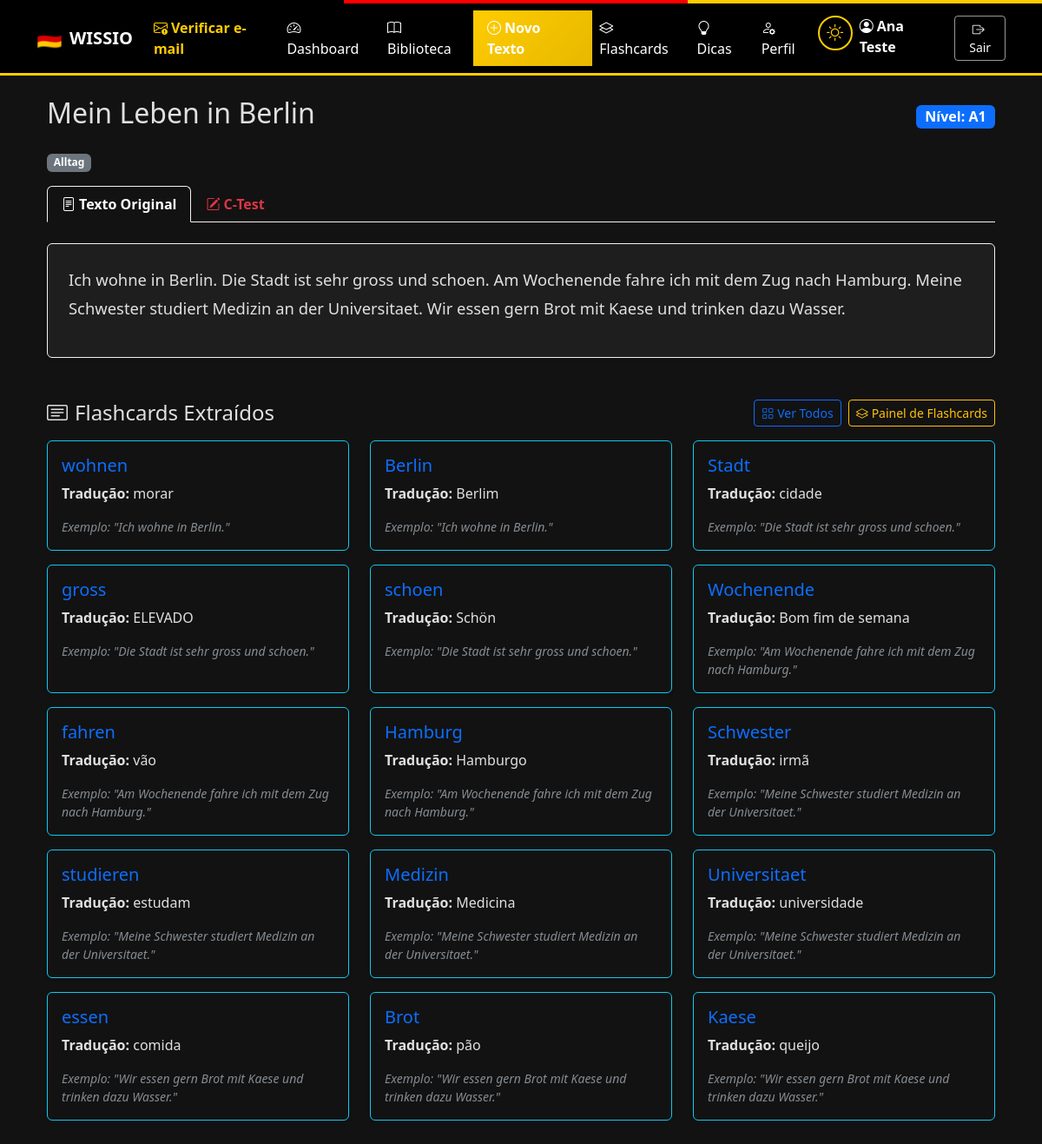
The app's page /texto/1 (signed in) with its own data.
### models.py (models this page shows, shortened)
class Usuario(db.Model):
    __tablename__ = 'usuarios'
    id = db.Column(db.Integer, primary_key=True)
    nome = db.Column(db.String(100), nullable=False)
    email = db.Column(db.String(120), unique=True, nullable=False)
    senha_hash = db.Column(db.String(255), nullable=False)
    objetivo = db.Column(db.Enum(ObjetivoAprendizagem), nullable=True, values_callable=_valores_enum)
    nivel_atual = db.Column(db.Enum(NivelCEFR), default=NivelCEFR.A1, values_callable=_valores_enum)
    meta_diaria_minutos = db.Column(db.Integer, default=5)
    meta_semanal_textos = db.Column(db.Integer, default=3)
    meta_flashcards_iniciais = db.Column(db.Integer, default=20)
    onboarding_concluido = db.Column(db.Boolean, default=False)
    email_verificado = db.Column(db.Boolean, default=False)
    token_verificacao = db.Column(db.String(100), nullable=True)
    token_verificacao_expira = db.Column(db.DateTime, nullable=True)
    tema_escuro = db.Column(db.Boolean, default=False)  # Preferência de tema
    created_at = db.Column(db.DateTime, default=datetime.utcnow)
    updated_at = db.Column(db.DateTime, default=datetime.utcnow, onupdate=datetime.utcnow)
    textos = db.relationship('Texto', backref='usuario', lazy=True, cascade='all, delete-orphan')
    flashcards = db.relationship('Flashcard', backref='usuario', lazy=True, cascade='all, delete-orphan')
    progresso_flashcards = db.relationship('ProgressoFlashcard', backref='usuario', lazy=True, cascade='all, delete-orphan')
    ctest_submissoes = db.relationship('CTestSubmissao', backref='usuario', lazy=True, cascade='all, delete-orphan')
    estatisticas_diarias = db.relationship('EstatisticaDiaria', backref='usuario', lazy=True, cascade='all, delete-orphan')

class Texto(db.Model):
    __tablename__ = 'textos'
    id = db.Column(db.Integer, primary_key=True)
    titulo = db.Column(db.String(150), nullable=False)
    conteudo_original = db.Column(db.Text, nullable=False)
    nivel = db.Column(db.Enum(NivelCEFR), nullable=False, values_callable=_valores_enum)
    ctest_conteudo = db.Column(db.Text, nullable=True)
    ctest_respostas = db.Column(db.JSON, nullable=True)
    categoria = db.Column(db.String(50), nullable=True)
    tempo_estimado_min = db.Column(db.Integer, nullable=True)
    imagem_url = db.Column(db.String(500), nullable=True)
    created_at = db.Column(db.DateTime, default=datetime.utcnow)
    usuario_id = db.Column(db.Integer, db.ForeignKey('usuarios.id'), nullable=False)
    flashcards = db.relationship('Flashcard', backref='texto', lazy=True, cascade='all, delete-orphan')
    ctest_submissoes = db.relationship('CTestSubmissao', backref='texto', lazy=True, cascade='all, delete-orphan')

class Flashcard(db.Model):
    __tablename__ = 'flashcards'
    id = db.Column(db.Integer, primary_key=True)
    palavra_alemao = db.Column(db.String(100), nullable=False)
    traducao = db.Column(db.String(100), nullable=True)
    tipo = db.Column(db.String(40), nullable=True)
    exemplo = db.Column(db.Text, nullable=True)
    imagem_url = db.Column(db.String(500), nullable=True)
    created_at = db.Column(db.DateTime, default=datetime.utcnow)
    usuario_id = db.Column(db.Integer, db.ForeignKey('usuarios.id'), nullable=False)
    texto_id = db.Column(db.Integer, db.ForeignKey('textos.id'), nullable=True)
    progresso = db.relationship('ProgressoFlashcard', backref='flashcard', lazy=True, cascade='all, delete-orphan')

### app.py (the view)
@app.route('/texto/<int:id>')
@login_required
def ver_texto(id):
    usuario = get_current_user()
    texto = Texto.query.get_or_404(id)
    if texto.usuario_id != usuario.id:
        abort(403)
    return render_template('ver_texto.html', texto=texto)

### app.py (called while the page is built)
def login_required(f):
    @wraps(f)
    def decorated_function(*args, **kwargs):
        if 'usuario_id' not in session:
            flash('Faça login para acessar esta página.', 'warning')
            return redirect(url_for('login', next=request.url))
        return f(*args, **kwargs)
    return decorated_function

def get_current_user():
    if 'usuario_id' in session:
        return Usuario.query.get(session['usuario_id'])
    return None

@app.context_processor
def inject_globals():
    usuario = get_current_user()
    tema_escuro = session.get('tema_escuro')
    if tema_escuro is None and usuario is not None:
        tema_escuro = usuario.tema_escuro
    return {
        'usuario': usuario,
        'tema_escuro': bool(tema_escuro),
    }

### templates/ver_texto.html (shortened to what this page needs)
{% extends "base.html" %}
{% block content %}
<div class="container mb-5">
    <div class="d-flex justify-content-between align-items-center mb-3">
        <h2>{{ texto.titulo }}</h2>
        <span class="badge bg-primary fs-6">Nível: {{ texto.nivel.value }}</span>
    </div>
    {% if texto.categoria %}
    <span class="badge bg-secondary mb-3">{{ texto.categoria }}</span>
    {% endif %}
    <ul class="nav nav-tabs mb-4" id="textoTab" role="tablist">
        <li class="nav-item">
            <button class="nav-link active fw-bold" id="original-tab" data-bs-toggle="tab" data-bs-target="#original" type="button">
                <i class="bi bi-file-text me-1"></i>Texto Original
            </button>
        </li>
        <li class="nav-item">
            <button class="nav-link fw-bold text-danger" id="ctest-tab" data-bs-toggle="tab" data-bs-target="#ctest" type="button">
                <i class="bi bi-pencil-square me-1"></i>C-Test
            </button>
        </li>
    </ul>
    <div class="tab-content" id="textoTabContent">
        <div class="tab-pane fade show active p-4 rounded shadow-sm" id="original" style="background: var(--bs-card-bg); border: 1px solid var(--bs-border-color);">
            <p style="font-size: 1.15rem; line-height: 1.8; white-space: pre-line;">{{ texto.conteudo_original }}</p>
        </div>
                    {% set ctest_words = (texto.ctest_conteudo or '').split() %}
                    {% set gap_counter = 0 %}
    </div>
    <div class="mt-5">
        <div class="d-flex justify-content-between align-items-center mb-3">
            <h4 class="mb-0"><i class="bi bi-card-text me-2"></i>Flashcards Extraídos</h4>
            <div class="d-flex align-items-center gap-2 flex-wrap">
                <a href="{{ url_for('flashcards_do_texto', id=texto.id) }}" class="btn btn-outline-primary btn-sm">
                    <i class="bi bi-grid me-1"></i>Ver Todos
                </a>
                <a href="{{ url_for('painel_flashcards') }}" class="btn btn-outline-warning btn-sm">
                    <i class="bi bi-layers me-1"></i>Painel de Flashcards
                </a>
            </div>
        </div>
        <div class="row">
            {% for card in texto.flashcards %}
            <div class="col-md-4 mb-3">
                <div class="card shadow-sm border-info h-100">
                    <div class="card-body">
                        <h5 class="card-title text-primary">{{ card.palavra_alemao }}</h5>
                        {% if card.traducao %}
                        <p class="card-text"><strong>Tradução:</strong> {{ card.traducao }}</p>
                        {% endif %}
                        <p class="card-text text-muted small"><em>Exemplo: "{{ card.exemplo }}"</em></p>
                    </div>
                </div>
            </div>
            {% else %}
            <p class="text-muted">Nenhum flashcard gerado automaticamente.</p>
            {% endfor %}
        </div>
    </div>
</div>
{% endblock %}

### templates/base.html (shortened to what this page needs)
<!DOCTYPE html>
<html lang="pt-br" data-bs-theme="{{ 'dark' if tema_escuro else 'light' }}">
<head>
    <link href="https://cdn.jsdelivr.net/npm/bootstrap@5.3.0/dist/css/bootstrap.min.css" rel="stylesheet">
    <link href="https://cdn.jsdelivr.net/npm/bootstrap-icons@1.11.0/font/bootstrap-icons.css" rel="stylesheet">
</head>
<body>
    <nav class="navbar navbar-expand-lg navbar-wissio shadow-sm">
        <div class="container">
            <a class="navbar-brand fw-bold d-flex align-items-center" href="{{ url_for('home') }}">
                <span class="me-2" style="font-size: 1.5rem;">🇩🇪</span>
                WISSIO
            </a>
            <div class="collapse navbar-collapse" id="navbarNav">
                <ul class="navbar-nav me-auto">
                    {% if session.get('usuario_id') %}
                        {% if usuario and not usuario.email_verificado %}
                        <li class="nav-item">
                            <a class="nav-link fw-semibold" href="{{ url_for('verificar_email') }}"
                               style="color: var(--wissio-gold) !important;" title="Verificar e-mail">
                                <i class="bi bi-envelope-exclamation me-1"></i>Verificar e-mail
                            </a>
                        </li>
                        {% endif %}
                        <li class="nav-item">
                            <a class="nav-link" href="{{ url_for('dashboard') }}"><i class="bi bi-speedometer2 me-1"></i>Dashboard</a>
                        </li>
                        <li class="nav-item">
                            <a class="nav-link" href="{{ url_for('biblioteca') }}"><i class="bi bi-book me-1"></i>Biblioteca</a>
                        </li>
                        <li class="nav-item">
                            <a class="nav-link btn-wissio-primary px-3" href="{{ url_for('novo_texto') }}"><i class="bi bi-plus-circle me-1"></i>Novo Texto</a>
                        </li>
                        <li class="nav-item">
                            <a class="nav-link" href="{{ url_for('painel_flashcards') }}"><i class="bi bi-layers me-1"></i>Flashcards</a>
                        </li>
                        <li class="nav-item">
                            <a class="nav-link" href="{{ url_for('dicas_alemao') }}"><i class="bi bi-lightbulb me-1"></i>Dicas</a>
                        </li>
                        <li class="nav-item">
                            <a class="nav-link" href="{{ url_for('perfil') }}"><i class="bi bi-person-gear me-1"></i>Perfil</a>
                        </li>
                    {% endif %}
                </ul>
                <ul class="navbar-nav ms-auto">
                    {% if session.get('usuario_id') %}
                        <li class="nav-item me-2">
                            <button class="theme-toggle" onclick="toggleTema()" title="Alternar tema" aria-label="Alternar tema escuro/claro">
                                {% if tema_escuro %}
                                <i class="bi bi-sun" style="font-size: 1.2rem;"></i>
                                {% else %}
                                <i class="bi bi-moon" style="font-size: 1.2rem;"></i>
                                {% endif %}
                            </button>
                        </li>
                        <li class="nav-item me-3">
                            <span class="navbar-text">
                                <i class="bi bi-person-circle me-1"></i><strong>{{ session.get('usuario_nome') }}</strong>
                            </span>
                        </li>
                        <li class="nav-item">
                            <a class="btn btn-outline-light btn-sm" href="{{ url_for('logout') }}"><i class="bi bi-box-arrow-right me-1"></i>Sair</a>
                        </li>
                    {% endif %}
                </ul>
            </div>
        </div>
    </nav>
    <div class="container mt-4">
        {% block content %}
        {% endblock %}
    </div>
</body>
</html>

### templates/base.html (style rules this page uses)
:root { --wissio-black: #000000; --wissio-red: #FF0000; --wissio-gold: #FFCC00; --wissio-gold-dark: #E6B800; }
[data-bs-theme="dark"] { --bs-body-bg: #121212; --bs-body-color: #e0e0e0; --bs-card-bg: #1e1e1e; --bs-border-color: #f8f1f1; }
.navbar-wissio { background: var(--wissio-black); border-bottom: 3px solid var(--wissio-gold); }
.navbar-wissio .navbar-brand, .navbar-wissio .nav-link, .navbar-wissio .navbar-text { color: #ffffff !important; }
.navbar-wissio .btn-outline-light { border-color: rgba(255, 255, 255, 0.6); color: #ffffff; }
.btn-wissio-primary { background: linear-gradient(135deg, var(--wissio-gold) 0%, var(--wissio-gold-dark) 100%); border: none; color: var(--wissio-black); font-weight: 600; }
.card { background-color: var(--bs-card-bg); border-color: var(--bs-border-color); }
.theme-toggle { background: none; border: 2px solid var(--wissio-gold); color: var(--wissio-gold); width: 40px; height: 40px; border-radius: 50%; display: flex; align-items: center; justify-content: center; transition: all 0.2s; }
[data-bs-theme="dark"] .theme-toggle { border-color: var(--wissio-gold); color: var(--wissio-gold); }

### records on screen
Usuario: get "Ana Teste"
Texto: titulo "Mein Leben in Berlin", nivel.value "A1", categoria "Alltag", conteudo_original "Ich wohne in Berlin. Die Stadt ist sehr gross und schoen. Am Wochenende fahre ich mit dem Zug nach Hamburg. Meine Schwester studiert Medizin an der Universitaet. Wir essen gern Brot mit Kaese und trinken dazu Wasser."
Flashcard: palavra_alemao "wohnen", traducao "morar", exemplo "Ich wohne in Berlin."
Flashcard: palavra_alemao "Berlin", traducao "Berlim", exemplo "Ich wohne in Berlin."
Flashcard: palavra_alemao "Stadt", traducao "cidade", exemplo "Die Stadt ist sehr gross und schoen."
Flashcard: palavra_alemao "gross", traducao "ELEVADO", exemplo "Die Stadt ist sehr gross und schoen."
Flashcard: palavra_alemao "schoen", traducao "Schön", exemplo "Die Stadt ist sehr gross und schoen."
Flashcard: palavra_alemao "Wochenende", traducao "Bom fim de semana", exemplo "Am Wochenende fahre ich mit dem Zug nach Hamburg."
Flashcard: palavra_alemao "fahren", traducao "vão", exemplo "Am Wochenende fahre ich mit dem Zug nach Hamburg."
Flashcard: palavra_alemao "Hamburg", traducao "Hamburgo", exemplo "Am Wochenende fahre ich mit dem Zug nach Hamburg."
Flashcard: palavra_alemao "Schwester", traducao "irmã", exemplo "Meine Schwester studiert Medizin an der Universitaet."
Flashcard: palavra_alemao "studieren", traducao "estudam", exemplo "Meine Schwester studiert Medizin an der Universitaet."
Flashcard: palavra_alemao "Medizin", traducao "Medicina", exemplo "Meine Schwester studiert Medizin an der Universitaet."
Flashcard: palavra_alemao "Universitaet", traducao "universidade", exemplo "Meine Schwester studiert Medizin an der Universitaet."
Flashcard: palavra_alemao "essen", traducao "comida", exemplo "Wir essen gern Brot mit Kaese und trinken dazu Wasser."
Flashcard: palavra_alemao "Brot", traducao "pão", exemplo "Wir essen gern Brot mit Kaese und trinken dazu Wasser."
Flashcard: palavra_alemao "Kaese", traducao "queijo", exemplo "Wir essen gern Brot mit Kaese und trinken dazu Wasser."
